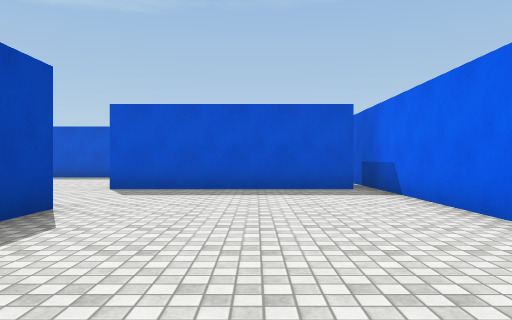
View 1 (above)

18 first-person views from a walk through a Unity game level. The camera is 1.2 m above the floor, looks level and sees 70° across. The floor is counted in squares, 2 m on a side. Each view is taken from the middle of a square. On the plan, view 1 faces up. The plan holds only what a view shows up to about 10 squares ahead; the rest is blank. The place goes on beyond the plan. The player character is not drawn. Surface patterns are stand-ins for the level's own textures.

View 2
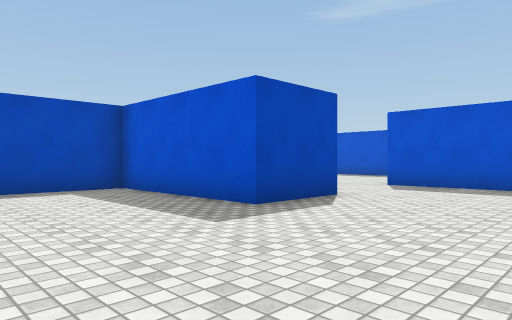

View 3
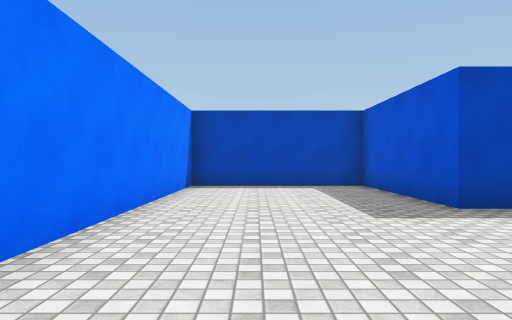

View 4
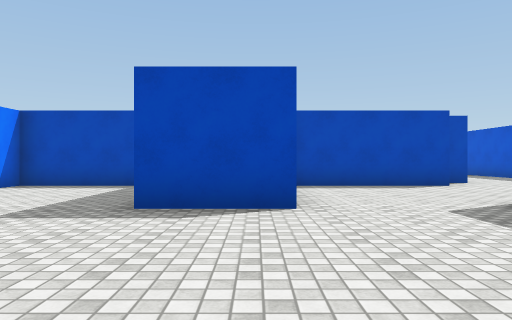

View 5
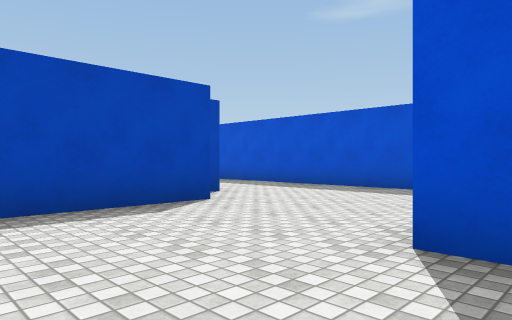

View 6
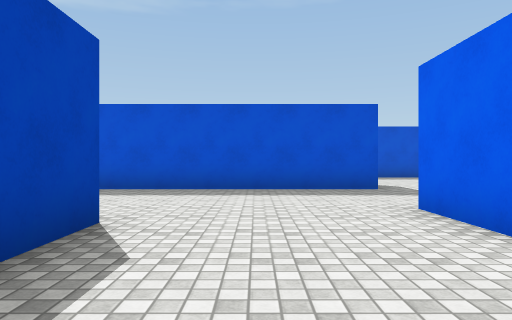

View 7
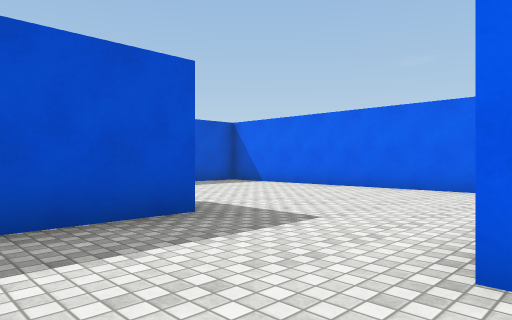

View 8
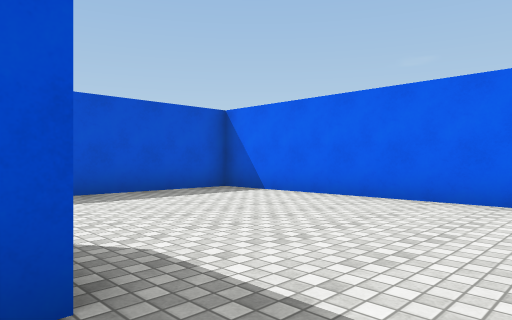

View 9
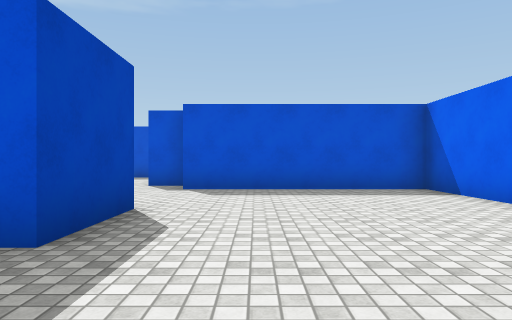

View 10
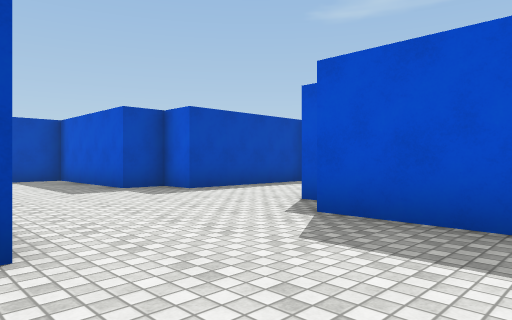

View 11
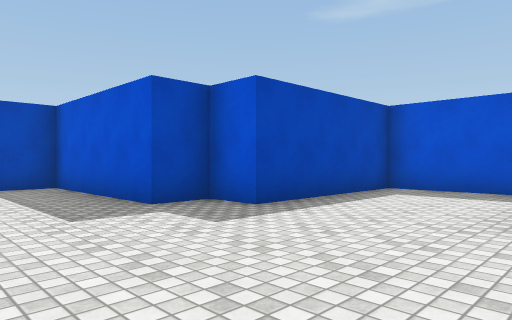

View 12
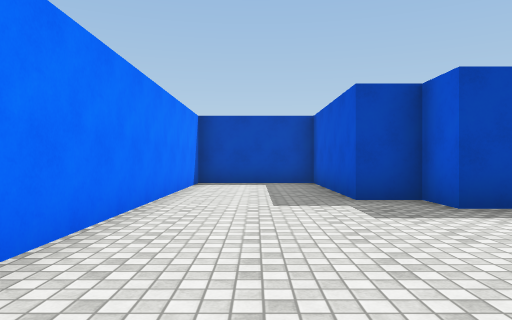

View 13
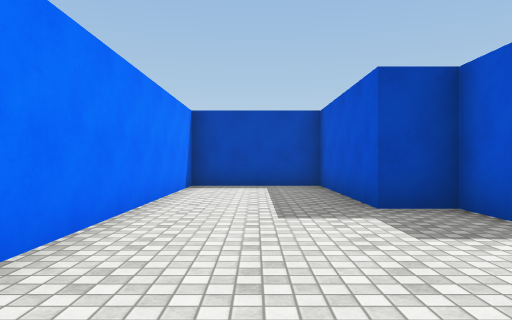

View 14
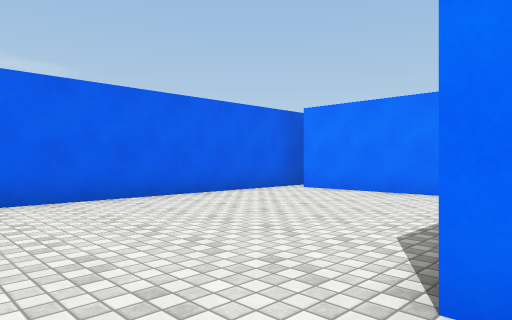

View 15
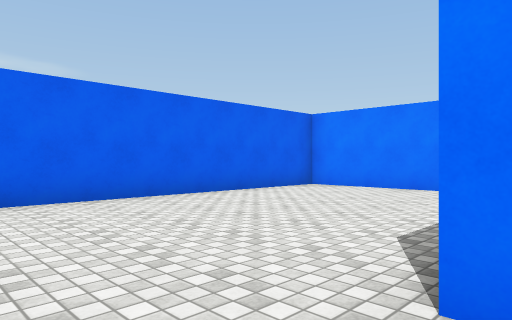

View 16
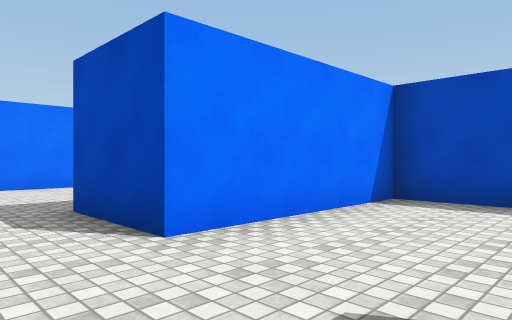

View 17
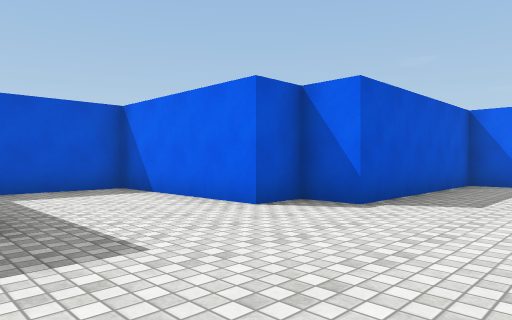

View 18
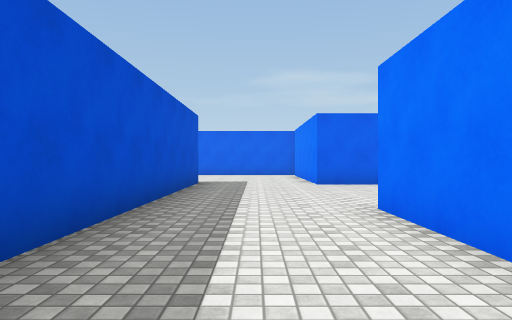

### Floor plan
Points are (right, up) in squares from view 1. A wall is a line through its corners. A room is listed if a view was taken in it or the views show most of it. See-through windows are left out.
Room 1 (views 1, 2, 3, 4, 5, 6, 7, 8, 9, 10, 11, 12, 13, 14, 15, 16, 17, 18)
walls: (-9.9, 9.5) (-7.5, 9.5) (-7.5, 9); (-6.5, 8.6) (-6.5, 4.5) (-2.5, 4.5) (-2.5, 2.5) (-6.5, 2.5) (-6.5, -1.5) (2.5, -1.5) (2.5, 17.5) (-2.5, 17.5) (-2.5, 18.5) (-3.5, 18.5) (-3.5, 22.5) (-6.5, 22.5) (-6.5, 18.5) (-7.5, 18.5) (-7.5, 17.5) (-11.5, 17.5) (-11.5, 14.5) (-2.5, 14.5) (-2.5, 12.5) (-9.9, 12.5); (2.1, 7.5) (-3, 7.5) (-3, 9.5) (2, 9.5)

Positions as (right, up) in squares from view 1, and headings:
1: (0, 0), facing up
2: (1, -1), facing up-left
3: (2, 0), facing left
4: (2, 4), facing left
5: (-2, 5), facing up-left
6: (-5, 5), facing up
7: (-5, 9), facing up-right
8: (-3, 11), facing up-right
9: (-1, 10), facing up
10: (0, 14), facing up-left
11: (-3, 15), facing up-left
12: (-2, 16), facing left
13: (-3, 16), facing left
14: (-3, 16), facing down-right
15: (-3, 6), facing down-right
16: (-1, 7), facing down-left
17: (-7, 15), facing up-right
18: (-12, 11), facing right
